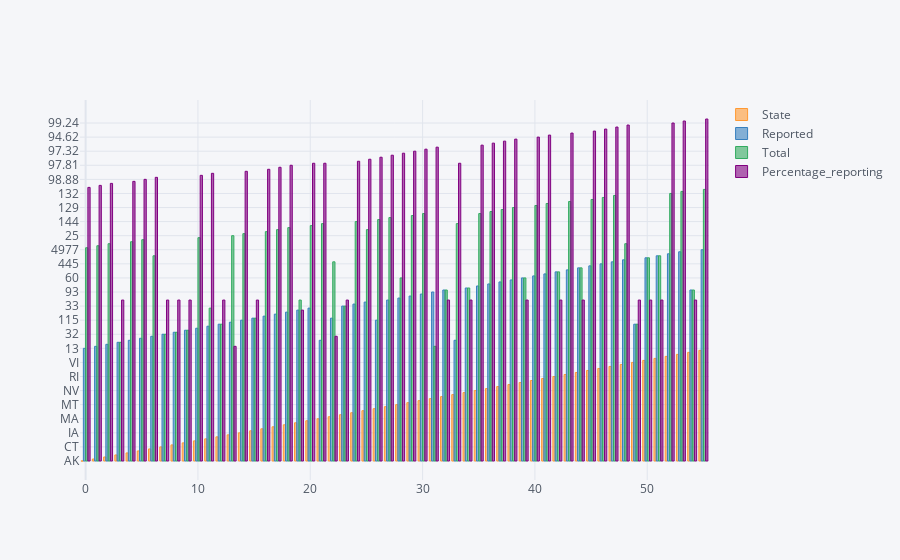

Here is the notebook cell this chart was saved with:
### Code cell
df.iplot(kind='bar')

### Figure 1 — Plotly figure (JSON) as saved in the notebook; plotly's stock layout.template omitted (floating-point values rounded to 4 significant figures)
{"data": [{"marker": {"color": "rgba(255, 153, 51, 0.6)", "line": {"color": "rgba(255, 153, 51, 1.0)", "width": 1}}, "name": "State", "orientation": "v", "text": "", "type": "bar", "x": [0, 1, 2, 3, 4, 5, 6, 7, 8, 9, 10, 11, 12, 13, 14, 15, 16, 17, 18, 19, 20, 21, 22, 23, 24, 25, 26, 27, 28, 29, 30, 31, 32, 33, 34, 35, 36, 37, 38, 39, 40, 41, 42, 43, 44, 45, 46, 47, 48, 49, 50, 51, 52, 53, 54, 55], "y": ["AK", "AL", "AR", "AS", "AZ", "CA", "CO", "CT", "DC", "DE", "FL", "GA", "GU", "HI", "IA", "ID", "IL", "IN", "KS", "KY", "LA", "MA", "MD", "ME", "MI", "MN", "MO", "MS", "MT", "NC", "ND", "NE", "NH", "NJ", "NM", "NV", "NY", "OH", "OK", "OR", "PA", "PR", "RI", "SC", "SD", "TN", "TX", "UT", "VA", "VI", "VT", "WA", "WI", "WV", "WY", "zCW"]}, {"marker": {"color": "rgba(55, 128, 191, 0.6)", "line": {"color": "rgba(55, 128, 191, 1.0)", "width": 1}}, "name": "Reported", "orientation": "v", "text": "", "type": "bar", "x": [0, 1, 2, 3, 4, 5, 6, 7, 8, 9, 10, 11, 12, 13, 14, 15, 16, 17, 18, 19, 20, 21, 22, 23, 24, 25, 26, 27, 28, 29, 30, 31, 32, 33, 34, 35, 36, 37, 38, 39, 40, 41, 42, 43, 44, 45, 46, 47, 48, 49, 50, 51, 52, 53, 54, 55], "y": [13, 96, 84, 1, 73, 353, 90, 32, 10, 8, 206, 142, 2, 24, 115, 45, 175, 125, 134, 98, 146, 73, 45, 33, 140, 126, 115, 100, 59, 109, 44, 93, 26, 73, 40, 41, 161, 184, 119, 60, 176, 54, 11, 65, 57, 106, 445, 50, 87, 2, 14, 91, 131, 49, 26, 4977]}, {"marker": {"color": "rgba(50, 171, 96, 0.6)", "line": {"color": "rgba(50, 171, 96, 1.0)", "width": 1}}, "name": "Total", "orientation": "v", "text": "", "type": "bar", "x": [0, 1, 2, 3, 4, 5, 6, 7, 8, 9, 10, 11, 12, 13, 14, 15, 16, 17, 18, 19, 20, 21, 22, 23, 24, 25, 26, 27, 28, 29, 30, 31, 32, 33, 34, 35, 36, 37, 38, 39, 40, 41, 42, 43, 44, 45, 46, 47, 48, 49, 50, 51, 52, 53, 54, 55], "y": [16, 97, 89, 1, 77, 357, 91, 32, 10, 8, 209, 146, 2, 25, 117, 45, 181, 127, 137, 100, 148, 74, 50, 33, 144, 127, 116, 102, 60, 112, 46, 96, 26, 74, 40, 46, 165, 185, 129, 60, 186, 58, 11, 66, 57, 114, 467, 52, 89, 2, 14, 91, 132, 51, 26, 5116]}, {"marker": {"color": "rgba(128, 0, 128, 0.6)", "line": {"color": "rgba(128, 0, 128, 1.0)", "width": 1}}, "name": "Percentage_reporting", "orientation": "v", "text": "", "type": "bar", "x": [0, 1, 2, 3, 4, 5, 6, 7, 8, 9, 10, 11, 12, 13, 14, 15, 16, 17, 18, 19, 20, 21, 22, 23, 24, 25, 26, 27, 28, 29, 30, 31, 32, 33, 34, 35, 36, 37, 38, 39, 40, 41, 42, 43, 44, 45, 46, 47, 48, 49, 50, 51, 52, 53, 54, 55], "y": [81.25, 98.97, 94.38, 100, 94.81, 98.88, 98.9, 100, 100, 100, 98.56, 97.26, 100, 96, 98.29, 100, 96.69, 98.43, 97.81, 98, 98.65, 98.65, 90, 100, 97.22, 99.21, 99.14, 98.04, 98.33, 97.32, 95.65, 96.88, 100, 98.65, 100, 89.13, 97.58, 99.46, 92.25, 100, 94.62, 93.1, 100, 98.48, 100, 92.98, 95.29, 96.15, 97.75, 100, 100, 100, 99.24, 96.08, 100, 97.28]}], "layout": {"legend": {"bgcolor": "#F5F6F9", "font": {"color": "#4D5663"}}, "paper_bgcolor": "#F5F6F9", "plot_bgcolor": "#F5F6F9", "title": {"font": {"color": "#4D5663"}}, "xaxis": {"gridcolor": "#E1E5ED", "showgrid": true, "tickfont": {"color": "#4D5663"}, "title": {"font": {"color": "#4D5663"}, "text": ""}, "zerolinecolor": "#E1E5ED"}, "yaxis": {"gridcolor": "#E1E5ED", "showgrid": true, "tickfont": {"color": "#4D5663"}, "title": {"font": {"color": "#4D5663"}, "text": ""}, "zerolinecolor": "#E1E5ED"}}}
